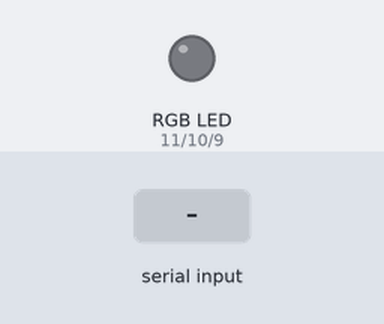
Bench run of a sketch on a simulated Arduino Uno, built with avr-gcc and run on an emulated ATmega328P. Shown: an RGB LED mixed from three pins (HIGH = lit). The test bench sets the inputs (shaded band).

Above: at 1.2 s.
1.3 s: "90,45,200\n" received over Serial
At 1.6 s:
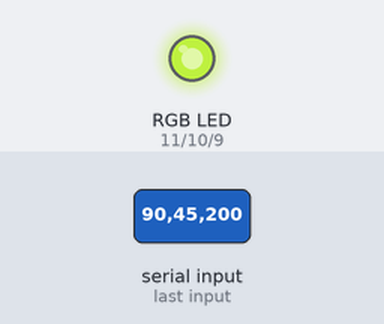
2.8 s: "30,150,10\n" received over Serial
At 3.9 s:
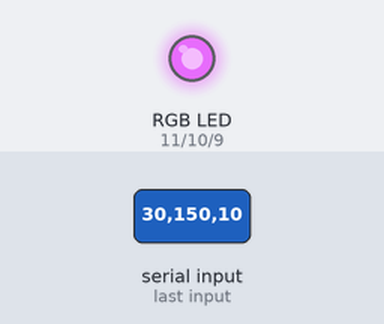
4.3 s: "1,90,45\n" received over Serial
At 5.0 s:
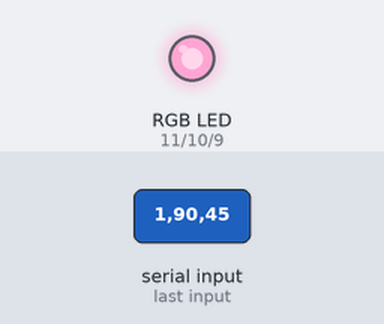
Timing chart, 0 to 7.3 s (numbered marks = the images above; inputs shaded):
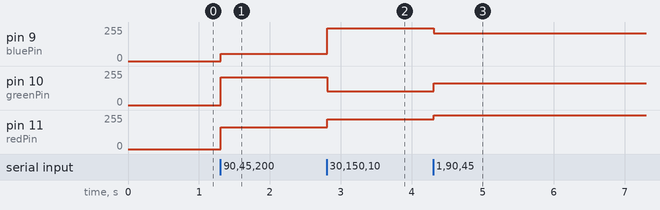

Measured:
- after the input at 1.3 s, pin 9 (bluePin): 0/255 → 55/255 at once; pin 10 (greenPin): 0/255 → 210/255 at once; pin 11 (redPin): 0/255 → 165/255 at once
- after the input at 2.8 s, pin 9 (bluePin): 55/255 → 245/255 at once; pin 10 (greenPin): 210/255 → 105/255 at once; pin 11 (redPin): 165/255 → 225/255 at once
- after the input at 4.3 s, pin 9 (bluePin): 245/255 → 210/255 at once; pin 10 (greenPin): 105/255 → 165/255 at once; pin 11 (redPin): 225/255 → 254/255 at once

The sketch:

abcd.ino
```cpp
const int redPin = 11;
const int greenPin = 10;
const int bluePin = 9;

void setup() {
  Serial.begin(9600);
  // делаем цифровые контакты выходными:
  pinMode(redPin, OUTPUT);
  pinMode(greenPin, OUTPUT);
  pinMode(bluePin, OUTPUT);
}

void loop() {
  // если доступны какие-нибудь данные, считываем их:
  while (Serial.available() > 0) {
    // ищем во входных данных подходящее целое число:
    int red = Serial.parseInt();
    // ищем еще раз:
    int green = Serial.parseInt();
    // и еще:
    int blue = Serial.parseInt();

    // ищем символ новой строки – он должен стоять в конце вашего сообщения:
    if (Serial.read() == '\n') {
      red = 255 - constrain(red, 0, 255);
      green = 255 - constrain(green, 0, 255);
      blue = 255 - constrain(blue, 0, 255);

      // задаем красному, зеленому и синему «суб-светодиодам» необходимую яркость:
      analogWrite(redPin, red);
      analogWrite(greenPin, green);
      analogWrite(bluePin, blue);
    }
  }
}
```
